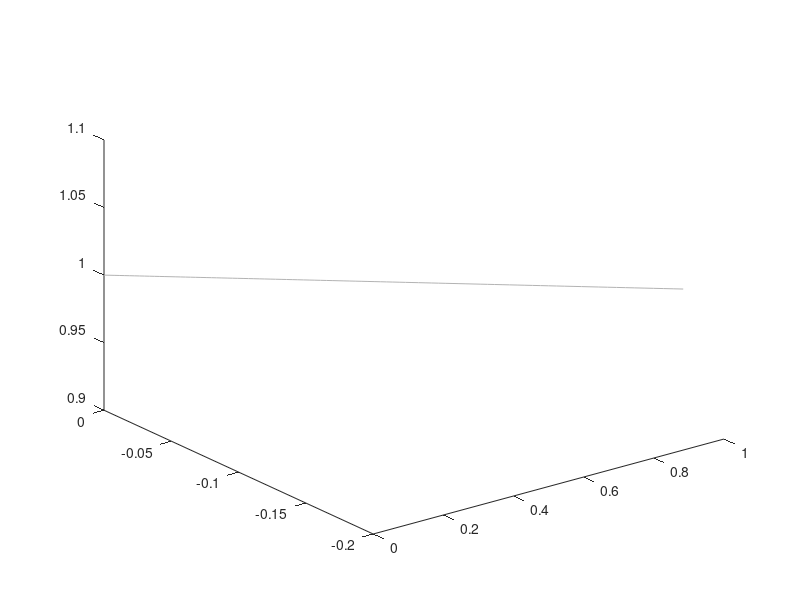

The MATLAB source for this figure:
function stereoGrid(dPhi,dPsi,Color)
if nargin==0
    dPhi = 10;
    dPsi = 10;
elseif nargin==1
    dPsi = dPhi;
end
if nargin<3
    Color = [0.7,0.7,0.7];
end
%UNTITLED Summary of this function goes here
%   Detailed explanation goes here
    zMax = max(get(gca,'ZLim'));
    for PsiGrid=0:dPsi:90
        Xs = cosd(0:360)*sind(PsiGrid);
        Ys = sind(0:360)*sind(PsiGrid);
        Zs = cosd(PsiGrid)*ones(size(0:360));
        Xp = Xs.*(1-Zs./(Zs+1));
        Yp = Ys.*(1-Zs./(Zs+1));
        Zp = ones(size(Xp))*zMax;
        plot3(Xp,Yp,Zp,'Color',Color)
    end
    
    for PhiGrid=0:dPhi:350
        X = cosd(PhiGrid)*sind(0:90);
        Y = sind(PhiGrid)*sind(0:90);
        Z = cosd(0:90);
        Xp = X.*(1-Z./(Z+1));
        Yp = Y.*(1-Z./(Z+1));
        Zp = ones(size(Xp))*zMax;
        plot3(Xp,Yp,Zp,'Color',Color)
    end
    
end

